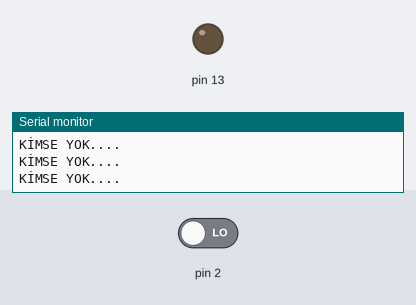
The sketch below on a simulated Arduino Uno, built with avr-gcc and run on an emulated ATmega328P. On the bench: output pins drawn as LEDs (lit = HIGH), the last lines printed to the serial monitor. Inputs (shaded band) come from the test bench; at power-on: pin 2 LOW.

Above: at 1.2 s.
1.3 s: pin 2 driven HIGH
At 1.9 s:
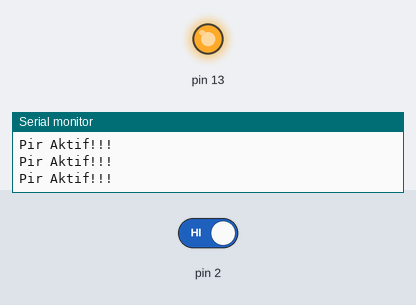
2.8 s: pin 2 driven LOW
At 3.1 s:
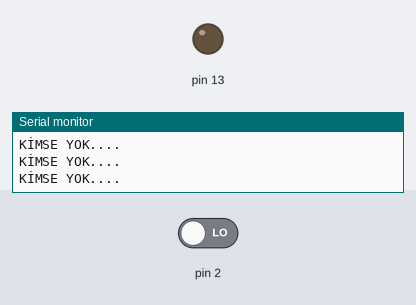
Timing chart, 0 to 5.8 s (numbered marks = the images above; inputs shaded):
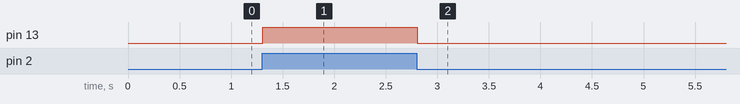

The sketch:

12-pirSensor.ino
```cpp
int pirState = 0;

void setup()
{
  pinMode(2, INPUT);
  pinMode(13, OUTPUT);
  Serial.begin(9600);
}

void loop()
{
  pirState = digitalRead(2);
  if (pirState == HIGH) {
    digitalWrite(13, HIGH);
    Serial.println("Pir Aktif!!!");
  } else {
    digitalWrite(13, LOW);
    Serial.println("KİMSE YOK....");
  }
  delay(10);
}
```

Measured:
- after the input at 1.3 s, pin 13: LOW → HIGH at once
- after the input at 2.8 s, pin 13: HIGH → LOW at once
